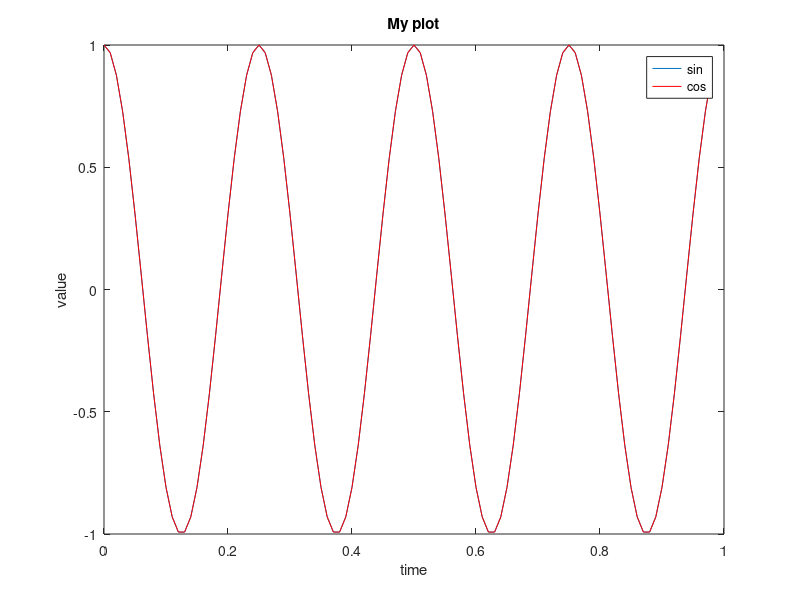
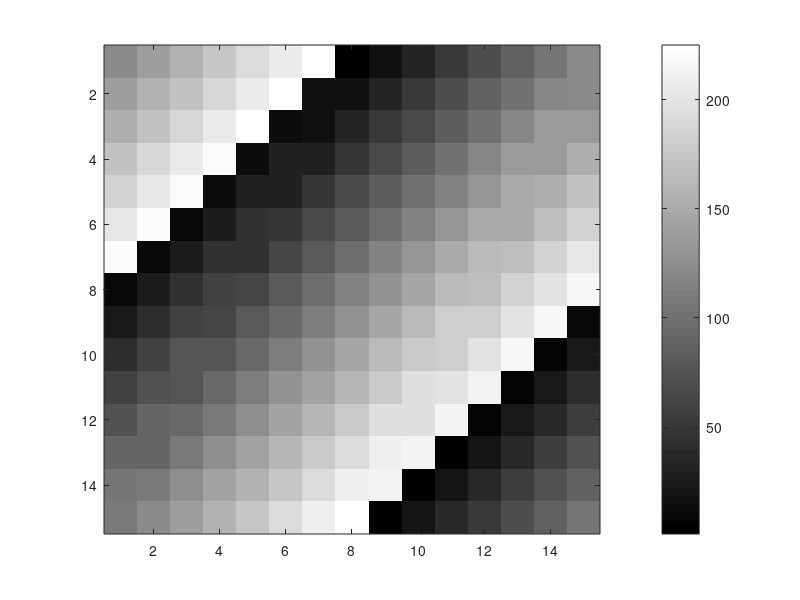

Source code (MATLAB) for these figures, in order:
t = [0: 0.01: 0.98];
t

y1 = sin(2*pi*4*t);

% To plot some function:
plot(t, y1)

y2 = cos(2*pi*4*t);

% It replace the previous plot, the sinus plot, and it will replace it with
% the new plot, the cosinus function 
plot(t, y2);

% If we want to plot something in the same plot, we have to use ethe
% following comand,
plot(t, y1)
plot(t, y2)
hold on;
plot(t, y2, 'r');
xlabel('time')
ylabel('value')
legend('sin', 'cos')
title('My plot')

% To save the plot,
print -dpng 'myplot.png'
%To close the plot window
close 

% To specify two different plots
figure(1); plot(t, y1);
figure(2); plot(t, y2);
close

% Make subplots, divide plot a 1x2 grid, access the first element 
subplot(1,2,1);
plot(t, y1);
subplot(1,2,2);
plot(t, y2);
axis([0.5 1 -1 1])

%clear the figure 
clf;

A = magic(5);

% heat plot 
imagesc(A), colorbar; colormap gray;

A_12 = A(1,2);
A_12
    
A_45 = A(4, 5)
A_45

imagesc(magic(15)), colorbar, colormap gray;

% Comma chaining 
a=1, b=2, c=3 % With the comma separator, it will print in the comand winfow the result

a=1; b=2; c=3; % With colon comma separator, it will create the variables,
% but it won't prin them in the command window 

